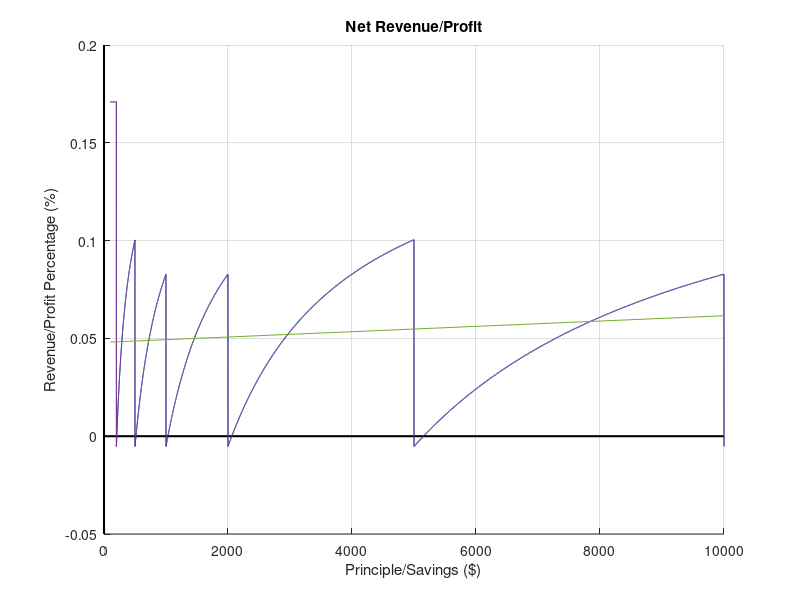
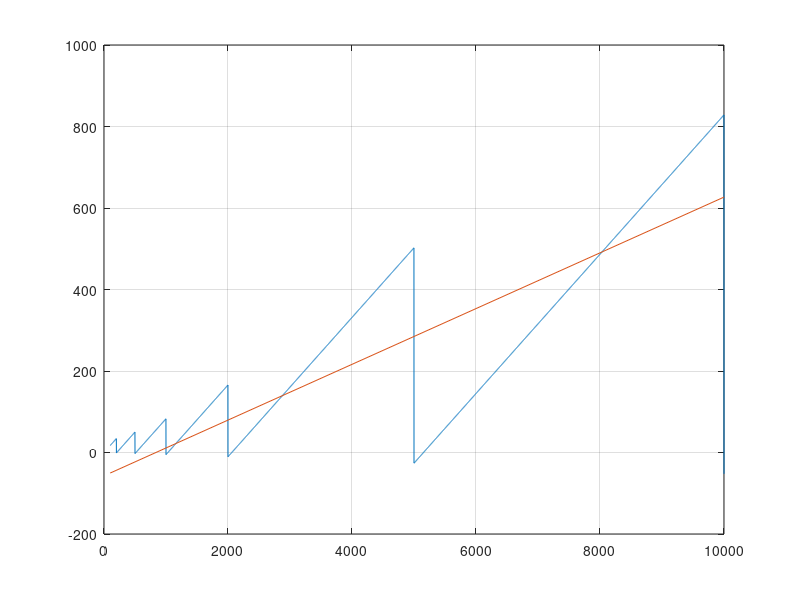

Write the MATLAB code that produced these figures, in order.
addpath('C:\Users\austi\Documents\Other Projects\TernBooking Matlab')
matchPercent = .25;
commission = .2;
taxRate = 0.17; % San Fran @ 17%
feePercent = 0.15;
hotelPrice = 200;
lowestFactor = 1;

principle = (100:10000);
matchPoints = [200;500;1000;2000;5000;10000;20000;50000;100000];
matchCost = matchPercent*matchPoints;
total = matchPoints+matchCost;

longTotal = principle;

for i = 1:length(matchPoints)
    b = principle >= matchPoints(i);
    longTotal(b) = principle(b) + matchCost(i);

end
longMatch = longTotal - principle;
fee = longMatch.*feePercent;
nightsWithMatch = (longTotal - fee)/(hotelPrice*(1+taxRate));
netCommission = hotelPrice*nightsWithMatch*commission;
revenue = netCommission + fee;
profit = revenue - longMatch;

figure;
%
 hold on
 plot(principle, profit./principle);
 xlims = xlim(gca);
 ylims = ylim(gca);
 plot([xlims(1),xlims(end)],[0,0],'Color','k','LineWidth',1.5)
 plot([0,0],[ylims(1),ylims(end)],'Color','k','LineWidth',1.5)
 plot(principle, profit./principle); grid on
 title('Net Revenue/Profit')
 xlabel('Principle/Savings ($)')
 ylabel('Revenue/Profit Percentage (%)')
%% Sell Price Algorithm
numberNights = 4.9;
discountFactor = 1;
lowestFactor = .919978;
costOfStay = numberNights * hotelPrice;
% matchCost is [50,125,250...]
k80 = .8*matchPoints+[0;matchCost(1:end-1)];
vMatch = matchCost + matchPoints;

profitFunc100 = (hotelPrice*(1+commission-1))*((longTotal - feePercent*longMatch)/...
    (hotelPrice*(1+taxRate))) + feePercent*longMatch - longMatch;

profitFunc80 = (hotelPrice*(.919978+commission-1))*((longTotal - feePercent*longMatch)/...
    (0.919978*hotelPrice*(1+taxRate))) + feePercent*longMatch - longMatch;

conCost = numberNights*discountFactor*hotelPrice;

if conCost > .8*matchPoints(sum(conCost >= matchPoints))+matchCost(sum(conCost >= matchPoints) - 1)
    if (.8*matchPoints(sum(conCost >= matchPoints))+matchCost(sum(conCost >= matchPoints)-1))/(numberNights*hotelPrice) > lowestFactor
        discountFactor = (.8*matchPoints(sum(conCost >= matchPoints))+matchCost(sum(conCost >= matchPoints)-1))/(numberNights*hotelPrice);
    else
        discountFactor = 1;
    end
else
    discountFactor = 1;
end

%% Plot LSR for profit/principle
p = polyfit(principle,profit./principle,1);
plot([100;10000],polyval(p,[100;10000]))

%% Plot LSR for profit
figure;
plot(principle,profitFunc100);
grid on
hold on
p = polyfit(principle,profitFunc100,1);
plot([100;10000],polyval(p,[100;10000]))
